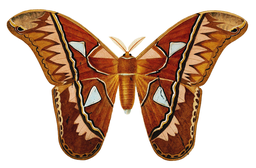
#> input picture example1.png, 256 x 168 px, shrunk from 796 x 522 before the run
$ python make_poly.py example1.png
#> lines starting #> are read from the running program, lines starting #| are printed output that depends on the picture; after the words box and inside, x2 and y2 are one past the last pixel; in counts of white or black regions, pixels touching at a corner belong together
### canny_method/canny.py
import cv2
import numpy as np
import math
import copy

# Path class, associated with graph, stores edge list
class Path:

    def __init__(self, graph):
        self.graph = graph
        self.edges = []
        self.containers = 0
        self.clockwise = True
        self.hole_point = None

    ###############
    #   GETTERS   #
    ###############

    def get_edges(self):
        return self.edges

    def get_first(self):
        return self.edges[0]

    def get_last(self):
        return self.edges[-1]

    def get_i(self, i):
        return self.edges[i]

    def get_edges_len(self):
        return len(self.edges)

    def get_bounding_box(self):
        return self.bounding_box

    def get_containers(self):
        return self.containers

    def get_hole_point(self):
        return self.hole_point

    ###############
    #   SETTERS   #
    ###############

    # Add edge at final position in edge list
    def add(self, edge):
        self.edges.append(edge)

    # Add edge at initial position in edge list
    def add_first(self, edge):
        self.edges.insert(0, edge)

    # Delete edge at index i
    def delete(self, i):
        return self.edges.pop(i)

    # Concatenate two edge lists
    def append(self, path):
        self.edges += path.get_edges()

    def add_container(self):
        self.containers += 1

    ################
    #   GEOMETRY   #
    ################

    # Get highest point in path
    def highest_point(self):
        return min(self.get_edges(), key=lambda e: e[0][1])

    # Get orientation of path. If < 0, counterclockwise, else clockwise
    # [24 lines left out: function orientation, not called in this run]

    # Swap orientation of path
    def change_orientation(self):

        new_edges = []

        for e in self.get_edges():
            new_edges.insert(0, [e[1],e[0]])

        self.edges = new_edges

    # Check containing polygons
    # [211 lines left out: functions container_check, update_hole_point, edge_reduce_constant, edge_reduce_variable, not called in this run]

    # Hybrid edge reduction method
    def edge_reduce_threshold(self, reduction_limit, max_dist):

        #Auxiliary function
        def line_point_dist(p1,p2,p):
            x1, y1 = p1
            x2, y2 = p2
            x0, y0 = p

            if (x1, y1) == (x2, y2):
                return math.sqrt((x0 - x1)**2 + (y0 - y1)**2)

            return abs((x2-x1)*(y1-y0) - (x1-x0)*(y2-y1))/math.sqrt(((x2-x1)**2)+((y2-y1)**2))

        # If reduction_limit is 0, return original array
        if reduction_limit == 0:
            return self.get_paths()

        limit = reduction_limit # Counter for reductions

        start_e = 0
        # Array of eliminated points for future comparison
        near_points = [self.get_i(start_e)[1]]

        # Go through every edge in path
        while True:

            if start_e+1 >= self.get_edges_len():
                break

            # New edge to be generated
            new_e = (self.get_i(start_e)[0],self.get_i(start_e+1)[1])
            valid = True

            # Check distance to all previous points
            for p in near_points:
                dist = line_point_dist(new_e[0],new_e[1],p)
                if dist > max_dist:
                    valid = False

            # If new vector fulfills the conditions, reduce vector
            if valid:
                new_point = self.delete(start_e+1)
                near_points.append(new_point[1])
                self.get_i(start_e)[1] = new_point[1]
                limit -= 1

            if start_e >= self.get_edges_len()-1:
                break

            # Advance to next point
            if not valid or limit <= 0:
                start_e += 1
                near_points = [self.get_i(start_e)[1]]
                limit = reduction_limit

        return self.get_edges()

    ###################
    # POST-PROCESSING #
    ###################

    # Make loops in paths with similar start and end points
    def close_loops(self, max_dist):

        # Auxiliary function
        def dist_two_points(p1,p2):
            return math.sqrt((p2[0]-p1[0])**2 + (p2[1]-p1[1])**2)

        first_point = self.get_i(0)[0]
        last_point = self.get_i(-1)[1]

        dist = dist_two_points(first_point, last_point)

        if dist <= max_dist:
            new_point = (((first_point[0]+last_point[0])//2),((first_point[1]+last_point[1])//2))

            self.get_i(0)[0] = new_point
            self.get_i(-1)[1] = new_point

        return self.get_edges()

    # Fuse nearby points within same path
    # [40 lines left out: function fuse_points, not called in this run]


# Graph class, associated with image, stores generated paths
class Graph:

    def __init__(self, img):
        self.img = img
        self.paths = []

    ###############
    #   GETTERS   #
    ###############

    def get_img(self):
        return self.img

    def get_paths(self):
        return self.paths

    def get_original(self):
        return self.get_img().get_original()

    def get_canny(self):
        return self.get_img().get_canny()

    ##############
    #   MAKERS   #
    ##############

    # Generate paths from canny image
    def make_edges(self):

        canny = self.get_canny()

        # Array with all generated edges
        edges = []

        # For every pixel in the array
        for i in range(len(canny)):
            for j in range(len(canny[0])):

                # If pixel is not black
                if canny[i][j] > 0:

                    # Check if adjacent pixels exist
                    right = j < len(canny[0])-1
                    down = i < len(canny)-1
                    left = j > 0

                    # Variables symbolizing adjacent pixels
                    r, br, b, bl, l = False, False, False, False, False

                    # If adjacent pixels exist, set to True if not black
                    if right:
                        r = canny[i][j+1] > 0

                    if down:
                        b = canny[i+1][j] > 0

                        if left:
                            bl = canny[i+1][j-1] > 0

                        if right:
                            br = canny[i+1][j+1] > 0

                    if left:
                        l = canny[i][j-1] > 0

                    # If right pixel is white, append vector to list
                    if r:
                        edges.append([(j,i),(j+1,i)])

                    # If bottom pixel is white, append vector to list
                    if b:
                        edges.append([(j,i),(j,i+1)])

                    # If bottom right pixel is white, append vector to list
                    # ONLY IF not connected with right and bottom pixels
                    if br:
                        if not b and not r:
                            edges.append([(j,i),(j+1,i+1)])

                    # If bottom left pixel is white, append vector to list
                    # ONLY IF not connected with bottom and left pixels
                    if bl:
                        if not b and not l:
                            edges.append([(j,i),(j-1,i+1)])

        return edges

    # Generate a list of edge lists
    def make_paths(self):

        edge_list = self.make_edges()

        # Auxiliary function
        def get_angle(p1,p2,q1,q2):
            v1 = [(p2[0]-p1[0]),(p2[1]-p1[1])]
            v2 = [(q2[0]-q1[0]),(q2[1]-q1[1])]

            dot = v1[0]*v2[0] + v1[1]*v2[1]

            mv1 = math.sqrt(v1[0]**2+v1[1]**2)
            mv2 = math.sqrt(v2[0]**2+v2[1]**2)

            a = dot/(mv1*mv2)
            if a > 1:
                a = 1
            if a < -1:
                a = -1

            return int(math.degrees(math.acos(a)))

        # Initialize path array
        path_list = []

        curr_path = None
        search_start = True
        search_end = True

        while True:

            # If no more vectors remain in list, exit loop
            if len(edge_list) <= 0:
                if curr_path is not None:
                    path_list.append(curr_path)
                break

            # If starting a new path, append first vector of list
            if not curr_path:
                curr_path = Path(self)
                curr_path.add(edge_list.pop(0))
                search_start = True
                search_end = True

            # Arrays for candidate vectors
            found_start = []
            found_end = []

            # For every remaining element in vector list
            for i in range(len(edge_list)):

                if search_start:

                    # Get first edge from current path
                    first_edge = curr_path.get_first()

                    # Check for coincidence in endpoints
                    if first_edge[0] in edge_list[i]:

                        # If starting point is the same, flip obtained edge
                        if first_edge[0] == edge_list[i][0]:
                            edge_list[i][0], edge_list[i][1] = edge_list[i][1], edge_list[i][0]

                        found_start.append(edge_list[i]) # Append to first candidate list

                if search_end:

                    # Get last edge from current path
                    last_edge = curr_path.get_last()

                    # Check for coincidence in endpoints
                    if  last_edge[1] in edge_list[i]:

                        # If not already in candidate list
                        if edge_list[i] not in found_start:

                            # If ending point is the same, flip obtained edge
                            if last_edge[1] == edge_list[i][1]:
                                edge_list[i][0], edge_list[i][1] = edge_list[i][1], edge_list[i][0]

                            found_end.append(edge_list[i]) # Append to candidate list

            # If no candidate edges were found, start new path
            if len(found_start) == 0 and len(found_end) == 0:
                path_list.append(curr_path)
                curr_path = None

            # If edges were found at the start
            if len(found_start) > 0:

                best_match = 360
                best_i = -1

                # For every element in found_start
                for i in range(len(found_start)):

                    curr = curr_path.get_first()

                    # Current vector is combination of last 5 vectors
                    if curr_path.get_edges_len() >= 5:
                        curr = (curr_path.get_first()[0], curr_path.get_i(4)[1])
                    else:
                        l = curr_path.get_edges_len() - 1
                        curr = (curr_path.get_first()[0], curr_path.get_i(l)[1])

                    # Candidate vector
                    cand = found_start[i]

                    # Angle comparison
                    a = get_angle(curr[0],curr[1],cand[0],cand[1])

                    # Replace with best match
                    if a < best_match:
                        best_match = a
                        best_i = i

                # Remove best candidate from v_list and add to current path
                edge_list.remove(found_start[best_i])
                curr_path.add_first(found_start.pop(best_i))

            else:
                search_start = False

            # If vectors were found at the end
            if len(found_end) > 0:

                best_match = 360
                best_i = -1

                # For every element in found_end
                for i in range(len(found_end)):

                    # Current edge is combination of last 5 edges
                    if curr_path.get_edges_len() >= 5:
                        curr = (curr_path.get_i(-5)[0], curr_path.get_last()[1])
                    else:
                        l = curr_path.get_edges_len()
                        curr = (curr_path.get_i(-l)[0], curr_path.get_last()[1])

                    # Candidate vector
                    cand = found_end[i]

                    # Angle comparison
                    a = get_angle(curr[0],curr[1],cand[0],cand[1])

                    # Replace with best match
                    if a < best_match:
                        best_match = a
                        best_i = i

                # Remove best candidate from v_list and add to current path
                edge_list.remove(found_end[best_i])
                curr_path.add(found_end.pop(best_i))

            else:
                search_end = False

        # Paths with only one edge are removed
        i = 0
        while i < len(path_list):
            if path_list[i].get_edges_len() <= 1:
                path_list.pop(i)
            else:
                i += 1

        self.paths = path_list
        return self.paths

    ###############
    #  REDUCTION  #
    ###############

    # Applies constant length edge reduction method to all paths
    # [21 lines left out: functions edge_reduce_constant, edge_reduce_variable, not called in this run]

    # Applies hybrid edge reduction method to all paths
    def edge_reduce_threshold(self, reduction_limit, max_dist):

        for path in self.get_paths():
            path.edge_reduce_threshold(reduction_limit, max_dist)

        return self.get_paths()

    ###################
    # POST-PROCESSING #
    ###################

    # Fuse paths with close endpoints
    def fuse_ends(self, max_dist):

        # Auxiliary function
        def dist_two_points(p1,p2):
            return math.sqrt((p2[0]-p1[0])**2 + (p2[1]-p1[1])**2)

        i = 0

        while i < len(self.get_paths()):

            j = i+1

            while j < len(self.get_paths()):

                curr_path = self.get_paths()[i]

                first_curr = curr_path.get_i(0)[0]
                last_curr = curr_path.get_i(-1)[1]

                comp_path = self.get_paths()[j]

                first_comp = comp_path.get_i(0)[0]
                last_comp = comp_path.get_i(-1)[1]

                c1 = dist_two_points(first_curr, last_comp) < max_dist
                c2 = dist_two_points(first_curr, first_comp) < max_dist
                c3 = dist_two_points(first_comp, last_curr) < max_dist
                c4 = dist_two_points(last_comp, last_curr) < max_dist

                if c1 or c2:

                    if c2:
                        comp_path.change_orientation()
                        new_point = (((first_curr[0]+first_comp[0])//2),((first_curr[1]+first_comp[1])//2))
                    else:
                        new_point = (((first_curr[0]+last_comp[0])//2),((first_curr[1]+last_comp[1])//2))

                    curr_path.get_i(0)[0] = new_point
                    comp_path.get_i(-1)[1] = new_point

                    new_prev = self.get_paths().pop(j)
                    old_path = self.get_paths()[i]

                    self.get_paths()[i] = new_prev
                    self.get_paths()[i].append(old_path)

                    j = i+1

                elif c3 or c4:

                    if c4:
                        comp_path.change_orientation()
                        new_point = (((last_comp[0]+last_curr[0])//2),((last_comp[1]+last_curr[1])//2))
                    else:
                        new_point = (((first_comp[0]+last_curr[0])//2),((first_comp[1]+last_curr[1])//2))

                    comp_path.get_i(0)[0] = new_point
                    curr_path.get_i(-1)[1] = new_point

                    new_next = self.get_paths().pop(j)

                    self.get_paths()[i].append(new_next)

                    j = i+1

                else:
                    j += 1

            i += 1

        return self.get_paths()

    # Make loops in paths with similar start and end points
    def close_loops(self, max_dist):

        for path in self.get_paths():
            path.close_loops(max_dist)

        return self.get_paths()

    # Keep only closed loops, remove other paths
    def keep_loops(self):

        i = 0

        while i < len(self.get_paths()):
            curr_path = self.get_paths()[i]

            first_point = curr_path.get_i(0)[0]
            last_point = curr_path.get_i(-1)[1]

            if first_point != last_point or len(curr_path.get_edges()) <= 2:
                self.get_paths().pop(i)
            else:
                i += 1

        return self.get_paths()

    # Nearby points within same path
    def fuse_points(self, max_dist):

        for path in self.get_paths():
            path.fuse_points(max_dist)

        return self.get_paths()

    # Remove small polygons
    def remove_small_polygons(self, max_dist):

        # Auxiliary function
        def dist_two_points(p1,p2):
            return math.sqrt((p2[0]-p1[0])**2 + (p2[1]-p1[1])**2)

        i = 0

        while i < len(self.get_paths()):
            curr_path = self.get_paths()[i]
            remove = False

            if curr_path.get_edges_len() <= 4:
                remove = True
                for edge in curr_path.get_edges():
                    edge_length = dist_two_points(edge[0],edge[1])
                    if edge_length > max_dist*2:
                        remove = False
                if remove:
                    self.get_paths().pop(i)

            if not remove:
                i += 1

        return self.get_paths()

    # Generate holes and hole points
    def final_processing(self):

        for i in range(len(self.get_paths())):
            for j in range(len(self.get_paths())):
                if i != j:
                    self.get_paths()[i].container_check(self.get_paths()[j])

        for path in self.get_paths():
            path.update_hole_point()

    #######################
    # AUXILIARY FUNCTIONS #
    #######################

    # Format paths for make_poly.py
    def format_paths(self):
        path_list = []
        for path in self.get_paths():
            new_path = []
            for i in range(path.get_edges_len()):
                new_path.append(path.get_i(i)[0])
            path_list.append((new_path,path.get_hole_point()))
        return path_list

    def print_edges(self):
        for p in self.get_paths():
            print(p.get_edges())

    def print_orientations(self):
        for p in self.get_paths():
            print(p.orientation())


# Image class, always associated to graph
class Image:

    # Image object
    def __init__(self, filename, t_lower, t_upper, bw_thresh):
#> called with filename = 'example1.png', t_lower = 60, t_upper = 150, bw_thresh = 254
        self.filename = filename

        color_img = cv2.imread(self.filename) # Color image
#> color_img is the input picture: shape (168, 256, 3); mean B, G, R 159.2, 176.2, 203.2
        color_copy = copy.deepcopy(color_img)

        grey_img = cv2.cvtColor(color_copy, cv2.COLOR_BGR2GRAY)
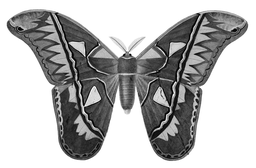
#> grey_img: shape (168, 256); min 0, max 255, mean 182.4
        thresh, bw_img = cv2.threshold(grey_img, bw_thresh, 255, cv2.THRESH_BINARY)
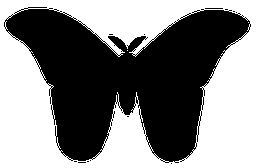
#> bw_img: shape (168, 256); 50.9% white; 13 black regions (12 under 20 px), largest, box (x1, y1, x2, y2) and area: (4, 7, 251, 163) 21058
#> thresh = 254
        inverted = cv2.bitwise_not(bw_img)
#> inverted: shape (168, 256); 49.1% white; 13 white regions (12 under 20 px)

        contours, _ = cv2.findContours(inverted, cv2.RETR_EXTERNAL, cv2.CHAIN_APPROX_SIMPLE)
#> contours = 13 contours, 12 with area under 20; largest, box (x1, y1, x2, y2) and area: (4, 7, 251, 163) 20964

        all_points = []
        for contour in contours:
            all_points.extend(contour)
#> this loop made 13 passes
#> contour on passes 1 to 8: [[171, 163]], [[78, 162], [85, 162]], [[87, 161], [88, 161]], [[74, 161], [76, 161]], [[90, 160]], [[127, 116], [128, 116]], [[144, 34]], [[109, 34], [112, 34]]
#> after the loop, all_points = 603 items, first 6: [[171, 163]], [[78, 162]], [[85, 162]], [[87, 161]], [[88, 161]], [[74, 161]]

        rect = cv2.minAreaRect(np.array(all_points))
#> rect = ((126.7, 85.1), (155.3, 246), -89.67)

        # Get the coordinates of the bounding box
        box = cv2.boxPoints(rect)
#> box = [[249.2, 163.4], [3.2, 162], [4.09, 6.76], [250.1, 8.16]]
        box = np.int0(box)
#> box = [[249, 163], [3, 162], [4, 6], [250, 8]]

        x_values = [point[0] for point in box]
#> x_values = [249, 3, 4, 250]
        y_values = [point[1] for point in box]
#> y_values = [163, 162, 6, 8]

        min_x = min(x_values)
#> min_x = 3
        max_x = max(x_values)
#> max_x = 250
        min_y = min(y_values)
#> min_y = 6
        max_y = max(y_values)
#> max_y = 163

        # Calculate the width and height
        w = max_x - min_x
#> w = 247
        h = max_y - min_y
#> h = 157

        # Calculate the x and y coordinates
        x = min_x
#> x = 3
        y = min_y
#> y = 6

        if y < 0:
            y = 0
        if x < 0:
            x = 0

        img_h, img_w = bw_img.shape

        if h+y > img_h:
            h = img_h
            y = 0

        if w+x > img_w:
            w = img_w
            x = 0

        cropped_bw = bw_img[y:y+h, x:x+w]
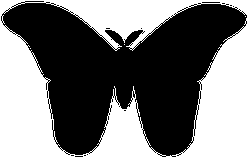
#> cropped_bw: shape (157, 247); 45.6% white; 4 white regions (3 under 20 px), largest, box (x1, y1, x2, y2) and area: (0, 0, 247, 157) 17676
        cropped_color = color_img[y:y+h, x:x+w]
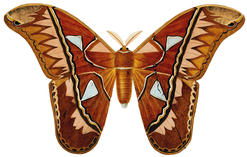
#> cropped_color: shape (157, 247, 3); mean B, G, R 148.8, 167.7, 197.6

        padding_x = round(w*0.1)
#> padding_x = 25
        padding_y = round(h*0.1)
#> padding_y = 16
        canvas_dim = max(h + padding_x*2, w + padding_y*2)
#> canvas_dim = 279

        color_canvas = np.zeros((canvas_dim, canvas_dim, 3), dtype=np.uint8)
        color_canvas[:] = (255, 255, 255)
        bw_canvas = np.ones((canvas_dim, canvas_dim), dtype=np.uint8) * 255

        x_pos = (canvas_dim-w)//2
#> x_pos = 16
        y_pos = (canvas_dim-h)//2
#> y_pos = 61

        bw_canvas[y_pos:y_pos+h, x_pos:x_pos+w] = cropped_bw
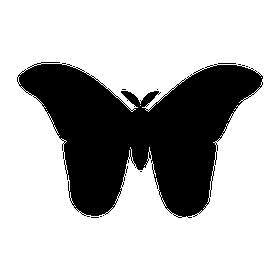
#> bw_canvas: shape (279, 279); 72.9% white; 12 black regions (11 under 20 px), largest, box (x1, y1, x2, y2) and area: (17, 62, 263, 218) 21055
        color_canvas[y_pos:y_pos+h, x_pos:x_pos+w] = cropped_color

        self.original = color_canvas
        self.canny = cv2.Canny(bw_canvas, t_lower, t_upper)
#> self.canny: shape (279, 279); 2% white in thin lines or dots, all inside (x1, y1, x2, y2) = (16, 61, 264, 219)
#> (the rest of the program and of its run is left out)
